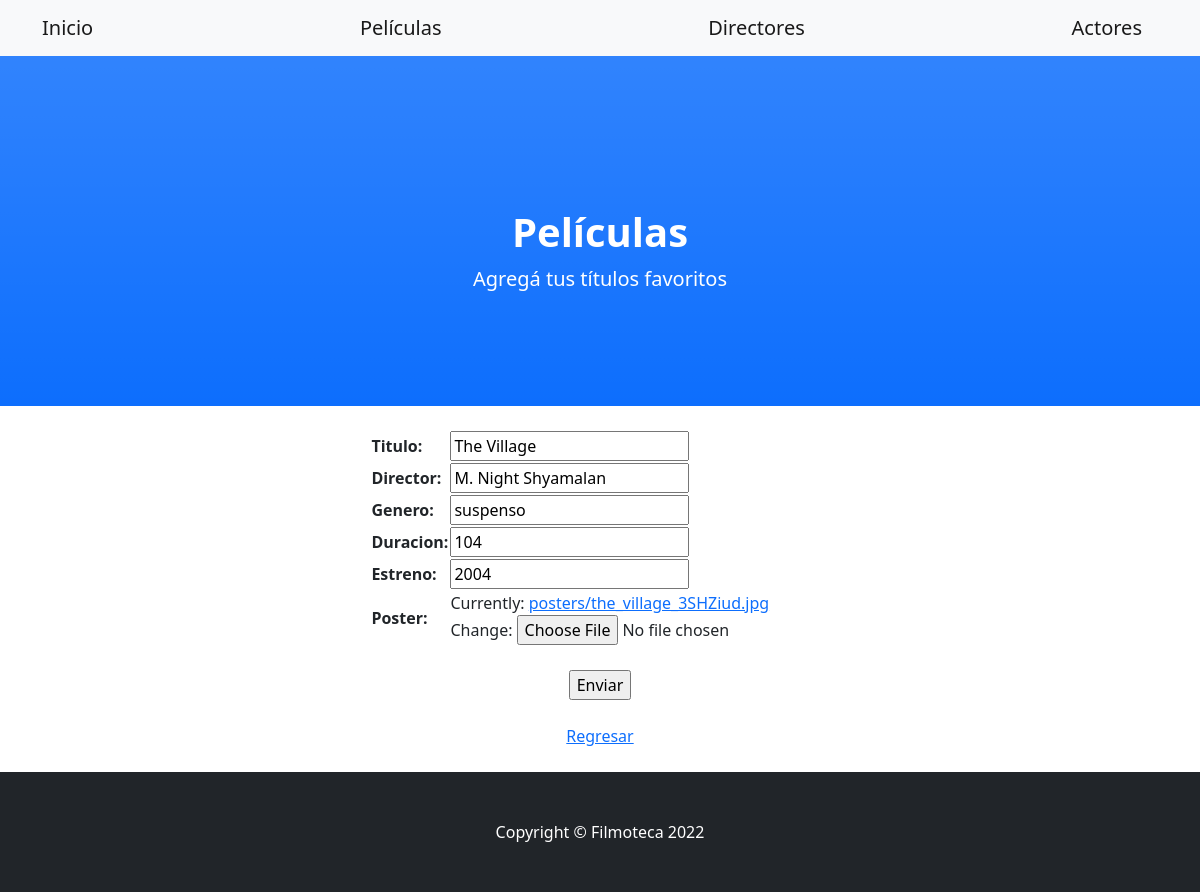
Page /peliculas/editar/5 (signed in) on the committed database.
### filmoteca/models.py (models this page shows, shortened)
class Pelicula(models.Model):
    titulo = models.CharField(max_length=60)
    director = models.CharField(max_length=40)
    genero = models.CharField(max_length=20)
    duracion = models.IntegerField()
    estreno = models.IntegerField()
    poster = models.ImageField(upload_to="posters")
    creado = models.DateTimeField(auto_now_add=True)
    actualizado = models.DateTimeField(auto_now=True)

### filmoteca/views.py (the view)
# urls.py: path('peliculas/editar/<pk>', PeliculaUpdate.as_view(), name='peliculas_editar'),
class PeliculaUpdate(LoginRequiredMixin, UpdateView):
    model = Pelicula
    success_url = "/peliculas"
    fields = ['titulo', 'director', 'genero', 'duracion', 'estreno', 'poster']

### filmoteca/templates/filmoteca/pelicula_form.html (shortened to what this page needs)
{% extends 'filmoteca/base.html' %}
{% block header1 %}Películas{% endblock %}
{% block header2 %}Agregá tus títulos favoritos{% endblock %}
{% block contenido %}
    <br>
    <center>
        <form method="POST" enctype="multipart/form-data"> {% csrf_token %}
            <table>
                {{form.as_table}}
            </table>
            <br>
            <input type="submit" value="Enviar">
        </form>
        <br>
        <a href="{% url 'peliculas' %}">Regresar</a>
    </center>
    <br>
{% endblock %}

### rows in the picture
Pelicula: titulo "The Village", director "M. Night Shyamalan", genero "suspenso", duracion "104", estreno "2004"
